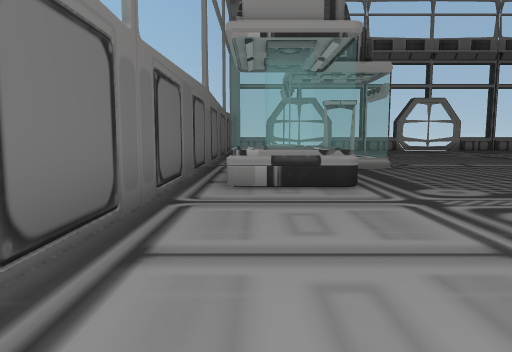
[1] (above)

17 first-person views from a walk through a 3-D level made in the Unity game engine. The camera is 1.5 m above the floor, tilts 6° down and sees 70° across. The floor is counted in squares, 2 m on a side. Each view is taken from the middle of a square. On the plan, view 1 faces up. The plan holds only what a view shows up to about 11 squares ahead; the rest is blank. The place goes on beyond the plan.

[2]
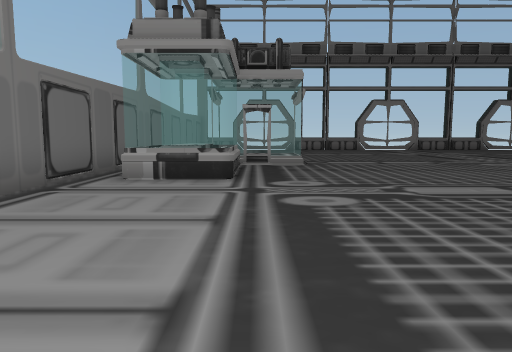

[3]
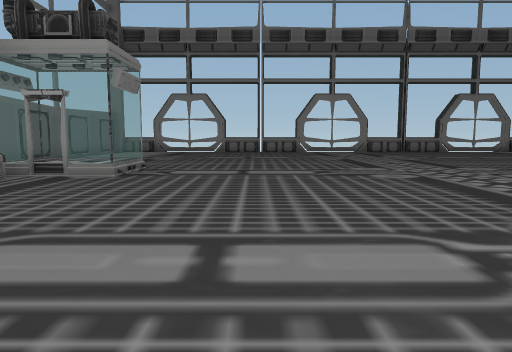

[4]
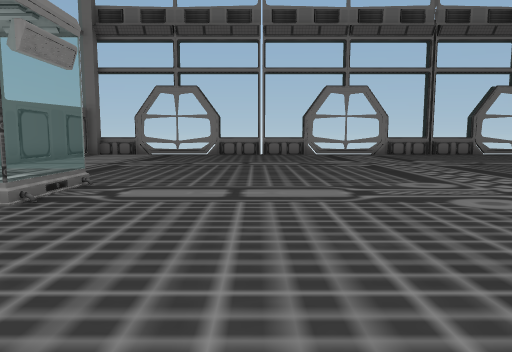

[5]
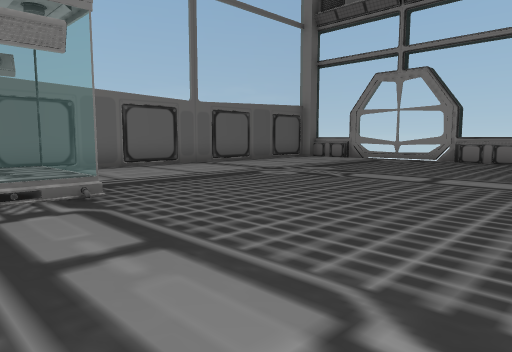

[6]
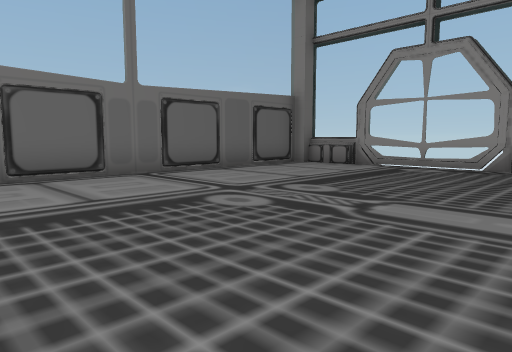

[7]
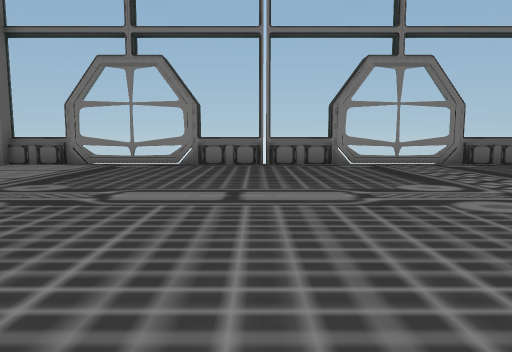

[8]
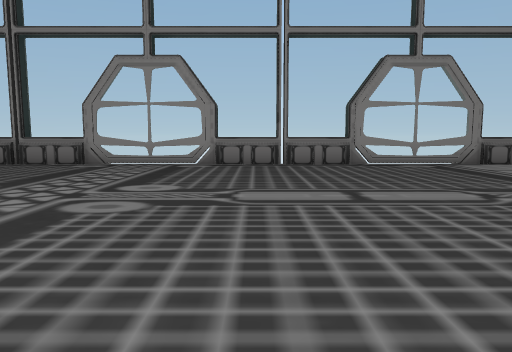

[9]
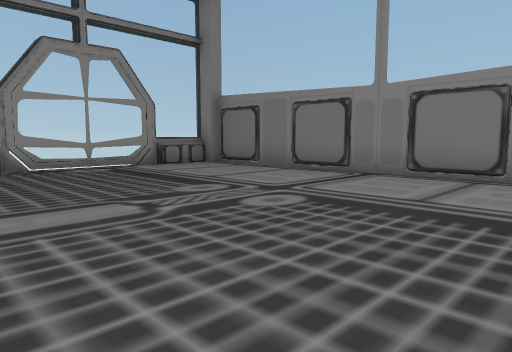

[10]
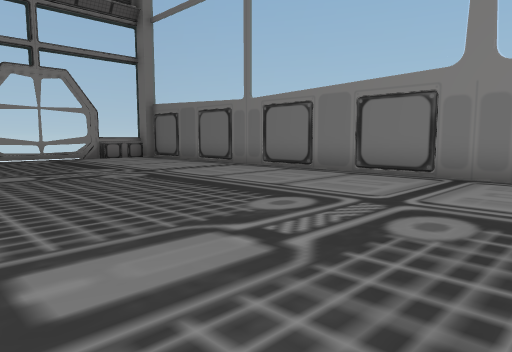

[11]
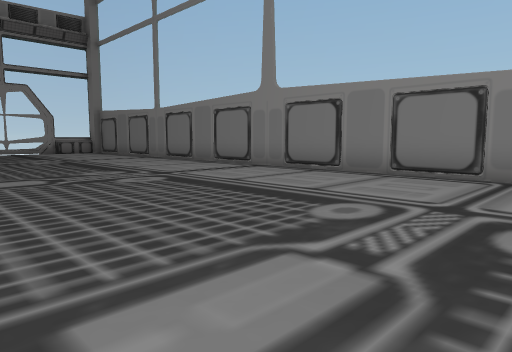

[12]
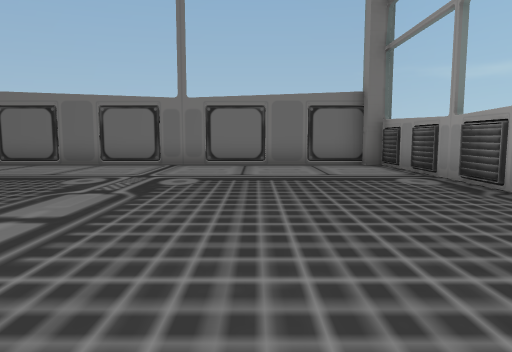

[13]
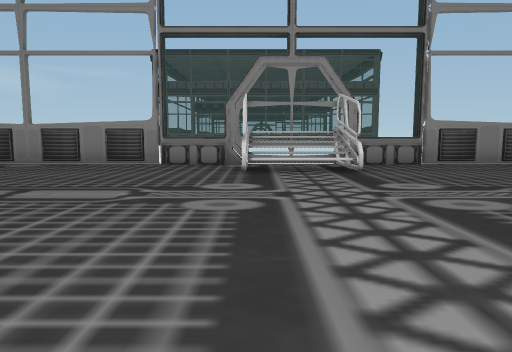

[14]
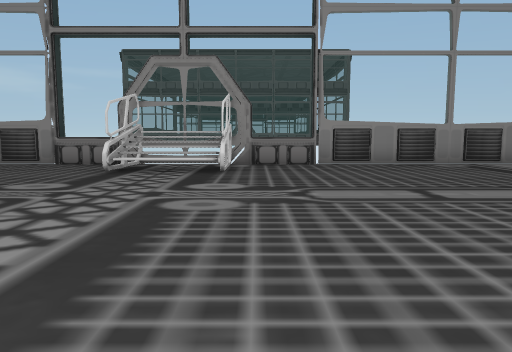

[15]
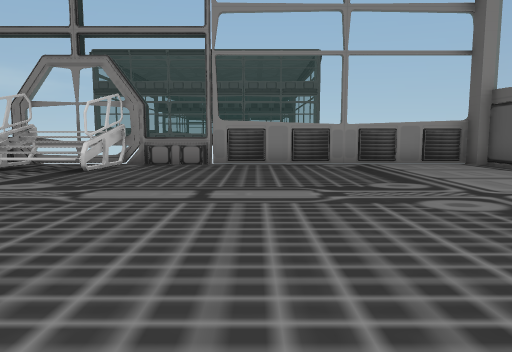

[16]
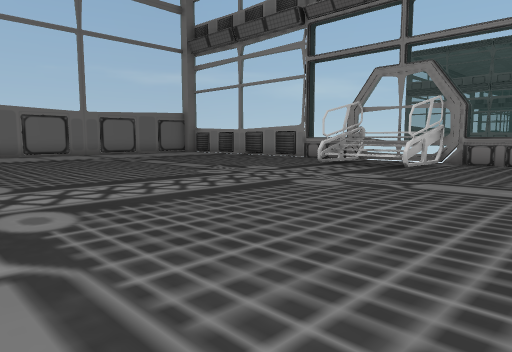

[17]
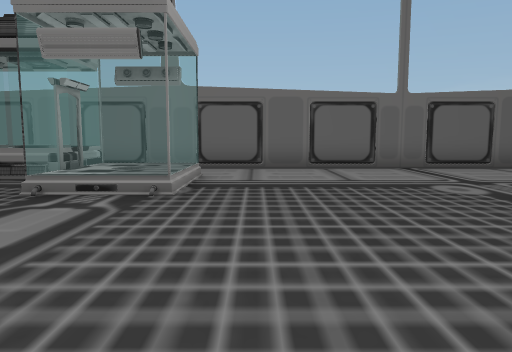

### Floor plan
Points are (right, up) in squares from view 1. A wall is a line through its corners. A room is listed if a view was taken in it or the views show most of it. See-through windows are left out.
Room 1 (views 1, 2, 3, 4, 5, 6, 7, 8, 9, 10, 11, 12, 13, 14, 15, 16, 17)
walls: (1.9, 9) (0.8, 9) (1.8, 9); (0.9, 10.9) (3.3, 10.9) (3.3, 9) (2.3, 9); (8.6, 0) (8.8, 1.1) (8.8, -1.5) (8.8, 1.1) (11.4, 1.1); (8.6, 0) (9, 0.3) (11.1, 0.3); (11.1, -0.1) (11.3, 1); (8.6, -0.1) (11.4, -0.1); (8.9, -0.5) (11.1, -0.5); (11.2, -1.5) (11.2, 1.1); (8.3, -1.8) (8.3, -1.3); (6.3, -1.8) (6.3, -1.1); (6.2, 21.8) (6.2, 21.1); (-1.3, 0.1) (-1.3, -1); (-1.3, 20.4) (-1.3, 1.8); (20.4, 21.3) (-1, 21.3) (-1, 20.9); (-1, -0.9) (-1, -1.4) (20.9, -1.4) (20.9, -0.9) (21.3, -0.9) (21.3, 20.4)
low walls: (8.9, 0.7) (11.1, 0.7)
objects: other object (0, 6) to (1, 8)

Positions as (right, up) in squares from view 1, and headings:
1: (0, 0), facing up
2: (2, -1), facing up
3: (6, 2), facing up
4: (6, 5), facing up
5: (8, 9), facing up-left
6: (6, 12), facing up-left
7: (6, 11), facing up
8: (13, 11), facing up
9: (14, 12), facing up-right
10: (14, 8), facing up-right
11: (14, 3), facing up-right
12: (11, 2), facing right
13: (11, 9), facing down
14: (8, 9), facing down
15: (5, 9), facing down
16: (5, 10), facing down-right
17: (8, 12), facing left
